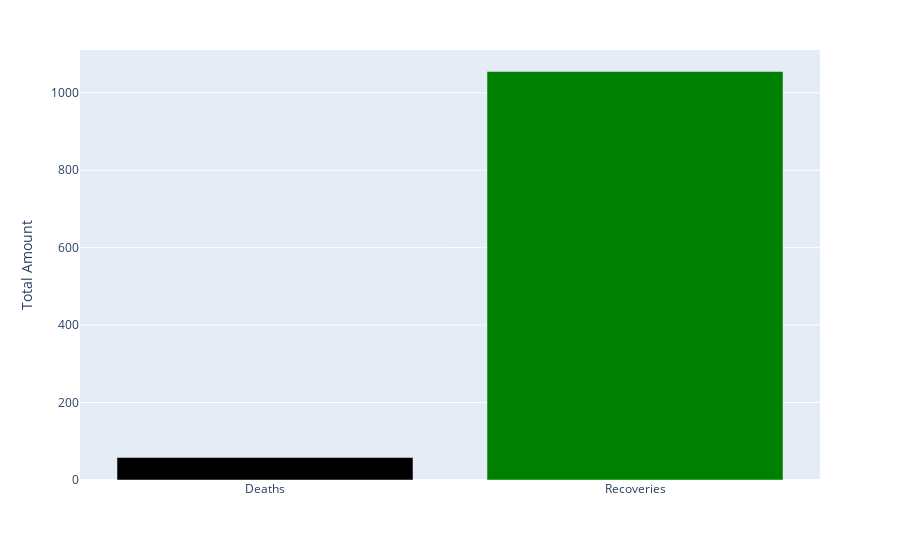

The code cell stored with this chart in its notebook:
### Markdown cell above
**Bar Graph**

### Code cell
fig_tot_recovered_deaths = go.Figure(data=[go.Bar(
    x=recovered_deaths_totals['variable'],
    y=recovered_deaths_totals['total'],
    marker_color=['black','green'], 
)])
fig_tot_recovered_deaths.update_layout(
    margin=dict(
        t=50), 
    xaxis=dict(fixedrange=True),
    yaxis=dict(fixedrange=True),
    hovermode='closest',
    yaxis_title="Total Amount",
)

fig_tot_recovered_deaths.data[0].hovertemplate = "%{y}"
fig_tot_recovered_deaths.data[0].hoverlabel.namelength = 0 # Hack to remove 'trace' label from showing 

fig_tot_recovered_deaths.show(config = dict(displayModeBar=False))
# print(fig)

### Figure 1 — Plotly figure (JSON) as saved in the notebook; plotly's stock layout.template omitted (floating-point values rounded to 4 significant figures)
{"data": [{"hoverlabel": {"namelength": 0}, "hovertemplate": "%{y}", "marker": {"color": ["black", "green"]}, "type": "bar", "x": ["Deaths", "Recoveries"], "y": [58, 1055]}], "layout": {"hovermode": "closest", "margin": {"t": 50}, "xaxis": {"fixedrange": true}, "yaxis": {"fixedrange": true, "title": {"text": "Total Amount"}}}}
